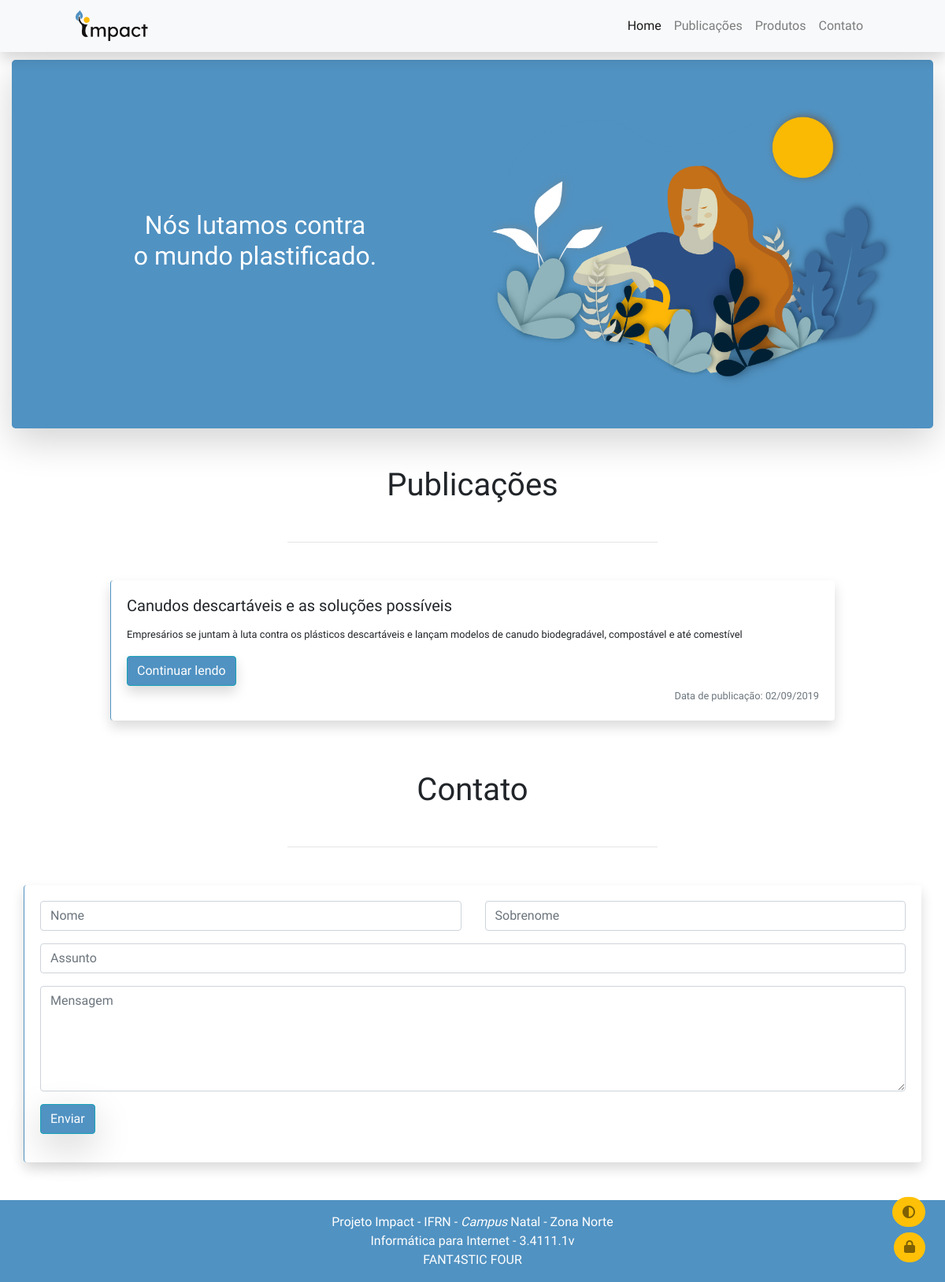
Before: / with the older database file.
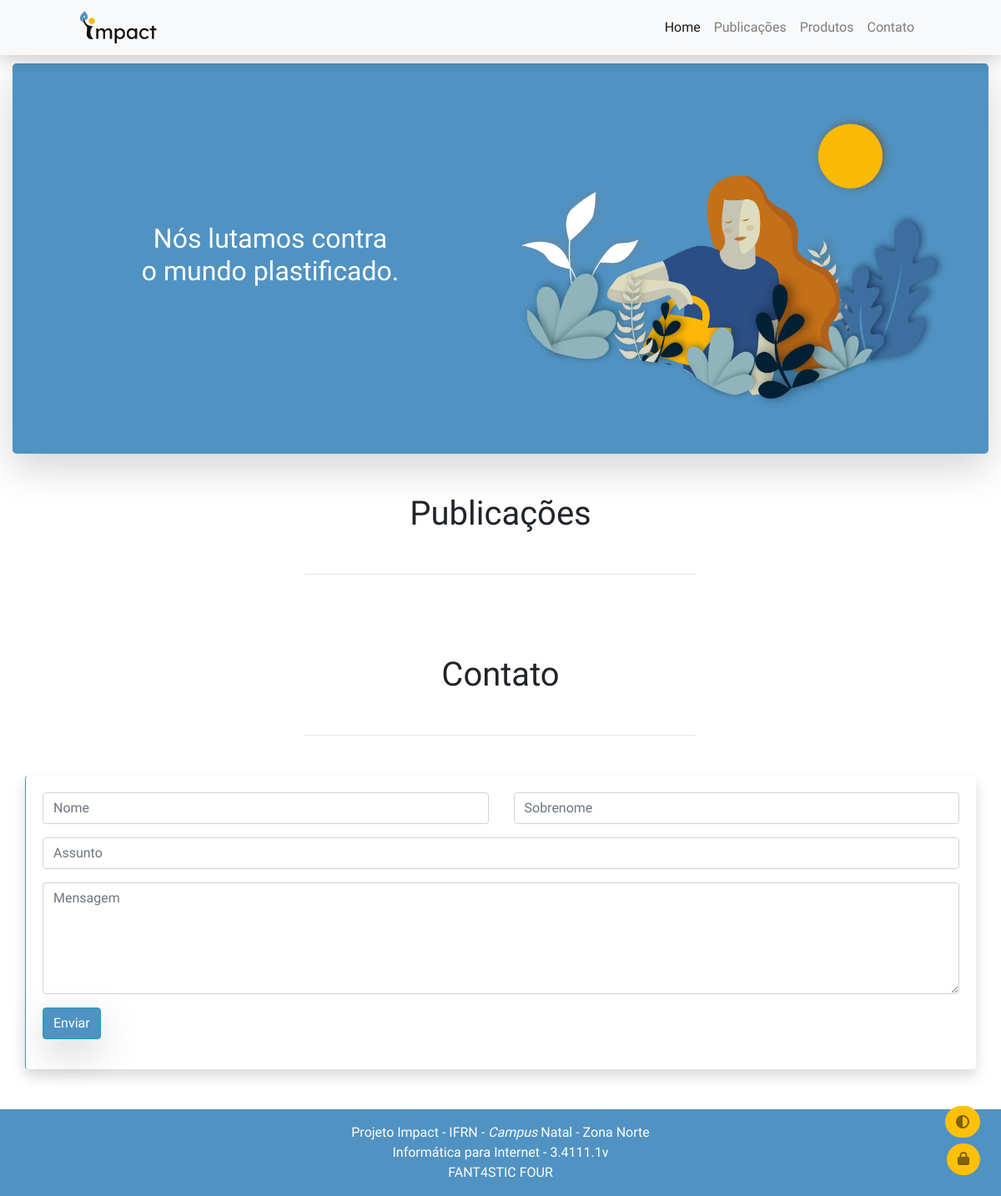
After: the same page with the newer database file.
### tables this page shows
CREATE TABLE `publicacoes` (
  `id` int(11) NOT NULL,
  `titulo` varchar(100) NOT NULL,
  `descricao` varchar(300) NOT NULL,
  `texto_completo` text NOT NULL,
  `data_publicacao` datetime NOT NULL,
  `anexo` varchar(200) NOT NULL
);

### application/controllers/Home.php (called while the page is built, shortened)
<?php
class Home extends CI_Controller {
	public function index() {
		$this->load->model('publicacoes_model', 'publicacoes');
		$data['publicacoes'] = $this->publicacoes->getPublicacoes();
		$this->load->view('index', $data);
	}
}

### index.php (called while the page is built, shortened)
<?php
require_once BASEPATH.'core/CodeIgniter.php';

### application/models/Publicacoes_model.php (called while the page is built, shortened)
<?php
class Publicacoes_model extends CI_Model {
	public function getPublicacoes() {
		$this->db->order_by('id','DESC');
		$query = $this->db->get('publicacoes');
		return $query->result();
	}
}

### application/views/index.php (the view, shortened to what this page needs)
<!DOCTYPE html>
<html lang="pt-BR">
  <head>
    <link rel="stylesheet" href="https://stackpath.bootstrapcdn.com/bootstrap/4.3.1/css/bootstrap.min.css">
  </head>
  <body class=" mt-5 pt-1">
    <button id="dark-mode" class="btn btn-warning text-black-50 floating2"><i class="fas fa-adjust"></i></button>
    <a title="Área do Administrador" href="login" class="btn btn-warning text-black-50 floating"><i class="fas fa-lock"></i></a>
    <nav class="navbar navbar-expand-lg  fixed-top shadow navbar-light bg-light px-5">
    	<a id="navbar-brand" class="navbar-brand ml-5" href="#">
         <img id="logo" src="<?php echo base_url();?>/assets/img/logo.png" height="40">
      </a>
  	  <div class="collapse navbar-collapse" id="navbarSupportedContent">
  	    <ul class="navbar-nav ml-auto mr-5">
  	      <li class="nav-item active">
  	        <a class="nav-link" href="#">Home</a>
  	      </li>
  	      <li class="nav-item">
  	        <a class="nav-link" href="#publicacoes" data-smooth="#publicacoes">Publicações</a>
  	      </li>
  	      <li class="nav-item">
  	        <a class="nav-link" href="produtos">Produtos</a>
  	      </li>
          <li class="nav-item">
            <a class="nav-link" href="#contato">Contato</a>
          </li>
  	    </ul>
  	  </div>
    </nav>
    <section id="Home">
        <div class="container-fluid mt-4">
            <div class="carousel bg-info shadow-lg rounded-lg p-5">
                <div class="row align-items-center">
                    <div class="col-md-6">
                        <h2 class="text-center text-white">Nós lutamos contra <br>o mundo plastificado.</h2>
                    </div>
                    <div class="col-md-6">
                        <img src="<?php echo base_url();?>/assets/img/home-impact.png" class="img-fluid">
                    </div>
                </div>
            </div>
        </div>
    </section>
    <section class="mt-5">
      <h1 class="text-center mt-5 mb-5">Publicações</h1>
      <div class="col-5 mt-5 mx-auto"><hr></div>
      <div class="container-fluid my-5">
          <div class="container">
              <div class="row">
                <?php $contador = 0;
                    foreach ($publicacoes as $publicacao) { ?>
                      <div class="col-md-10 mx-auto">
                        <div class="card mb-3 border-left border-info border-top-0 border-bottom-0 border-right-0 shadow">
                          <div class="card-body">
                            <h5 class="card-title"><?php echo $publicacao->titulo ?></h5>
                            <p class="card-text"><small><?php echo $publicacao->descricao ?></small></p>
                            <a href="publicacao/?id=<?php echo $publicacao->id;?>" class="btn btn-info shadow">Continuar lendo</a>
                            <p class="card-text text-right"><small class="text-muted"><?php
                              $sampleDate = $publicacao->data_publicacao;
                              $convertDate = date("d/m/Y", strtotime($sampleDate));
                              echo "Data de publicação: ",$convertDate;
                             ?></small></p>
                          </div>
                        </div>
                      </div>
                <?php $contador++;}?>
              </div><span id="contato"></span>
          </div>
      </div>
    </section>
    <section class="mt-5">
      <h1 class="text-center mt-5 mb-5">Contato</h1>
      <div class="col-5 mt-5 mx-auto"><hr></div>
      <div class="container mt-5">
          <div class="row">
            <div class="card mx-auto mb-5 shadow border-right-0 border-bottom-0 border-top-0 border-info">
              <div class="card-body">
                <form>
                  <div class="row">
                    <div class="col mb-3">
                      <input type="text" class="form-control" placeholder="Nome">
                    </div>
                    <div class="col mb-3">
                      <input type="text" class="form-control" placeholder="Sobrenome">
                    </div>
                    <div class="col-md-12 mb-3">
                      <input type="text" class="form-control" placeholder="Assunto">
                    </div>
                    <div class="col-md-12 mb-3">
                      <textarea class="form-control" placeholder="Mensagem" rows="5"></textarea>
                    </div>
                    <div class="col-md-12 mb-3">
                      <button type="submit" class="btn btn-info shadow-lg">Enviar</button>
                    </div>
                  </div>
                </form>
              </div>
            </div>
          </div>
      </div>
    </section>
    <footer class="footer mt-auto py-3 bg-info">
      <div class="container text-center">
        <span class="text-white">Projeto Impact - IFRN - <i>Campus</i> Natal - Zona Norte</span><br>
        <span class="text-white">Informática para Internet - 3.4111.1v</span><br>
        <span class="text-white">FANT4STIC FOUR</span>
      </div>
    </footer>
  </body>
</html>

### application/views/index.php (style rules this page uses)
* { font-family: 'Lexend Deca', sans-serif }
html { scroll-behavior: smooth }
.bg-info { background-color: #5092c2 !important; }
.btn-info { background-color: #5092c2 !important; }
.border-info { border-color: #5092c2 !important; }
.floating { position: fixed; bottom: 25px; right: 25px; z-index: 1060; border-radius:30px; }
.floating2 { position: fixed; bottom: 70px; right: 25px; z-index: 1060; border-radius:30px; }

Changed rows visible on the page:
removed publicacoes: titulo "Canudos descartáveis e as soluções possíveis", descricao "Empresários se juntam à luta contra os plásticos descartáveis e lançam modelos de canudo biodegradável, compostável e até comestível", data_publicacao "02/09/2019"
